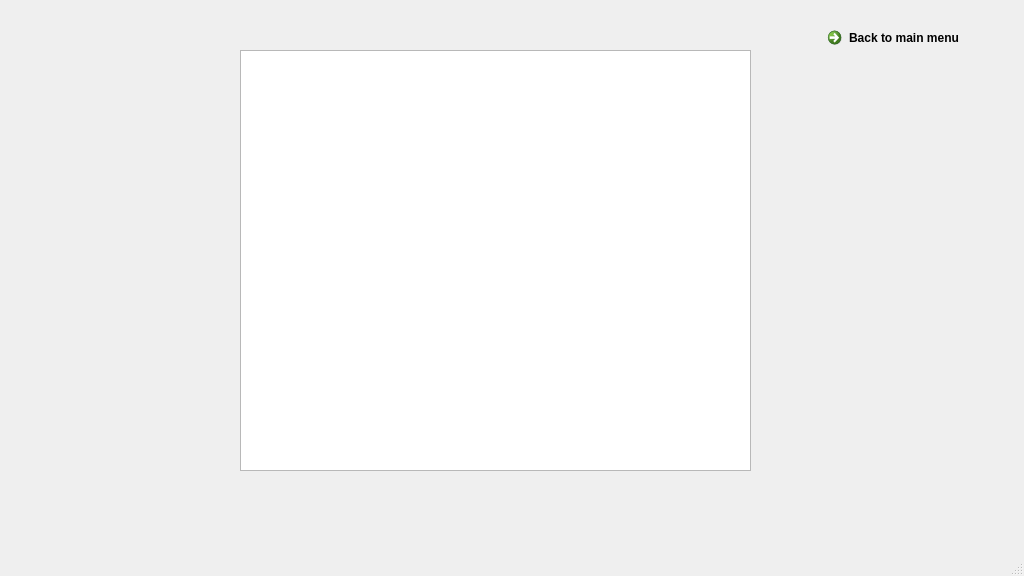
<?xml version="1.0" encoding="UTF-8"?>
<ui version="4.0">
 <class>MainWindow</class>
 <widget class="QMainWindow" name="MainWindow">
  <property name="geometry">
   <rect>
    <x>0</x>
    <y>0</y>
    <width>1024</width>
    <height>576</height>
   </rect>
  </property>
  <property name="windowTitle">
   <string>Antichess</string>
  </property>
  <property name="windowOpacity">
   <double>1.000000000000000</double>
  </property>
  <property name="styleSheet">
   <string notr="true"/>
  </property>
  <widget class="QWidget" name="centralwidget">
   <property name="styleSheet">
    <string notr="true"/>
   </property>
   <widget class="QStackedWidget" name="stackedWidget">
    <property name="geometry">
     <rect>
      <x>0</x>
      <y>0</y>
      <width>1024</width>
      <height>576</height>
     </rect>
    </property>
    <property name="styleSheet">
     <string notr="true"/>
    </property>
    <property name="currentIndex">
     <number>1</number>
    </property>
    <widget class="QWidget" name="StartPage">
     <widget class="QPushButton" name="startButton">
      <property name="geometry">
       <rect>
        <x>412</x>
        <y>300</y>
        <width>200</width>
        <height>65</height>
       </rect>
      </property>
      <property name="styleSheet">
       <string notr="true"/>
      </property>
      <property name="text">
       <string>START GAME</string>
      </property>
     </widget>
     <widget class="QLabel" name="label">
      <property name="geometry">
       <rect>
        <x>362</x>
        <y>110</y>
        <width>300</width>
        <height>181</height>
       </rect>
      </property>
      <property name="autoFillBackground">
       <bool>false</bool>
      </property>
      <property name="styleSheet">
       <string notr="true">font: 14pt &quot;Franklin Gothic Heavy&quot;;</string>
      </property>
      <property name="text">
       <string>ANTICHESS</string>
      </property>
      <property name="alignment">
       <set>Qt::AlignCenter</set>
      </property>
     </widget>
     <widget class="QPushButton" name="rulesButton">
      <property name="geometry">
       <rect>
        <x>412</x>
        <y>370</y>
        <width>200</width>
        <height>65</height>
       </rect>
      </property>
      <property name="text">
       <string>RULES</string>
      </property>
     </widget>
     <widget class="QPushButton" name="exitGame">
      <property name="geometry">
       <rect>
        <x>412</x>
        <y>440</y>
        <width>200</width>
        <height>65</height>
       </rect>
      </property>
      <property name="text">
       <string>EXIT GAME</string>
      </property>
     </widget>
     <widget class="QLabel" name="Start_image">
      <property name="geometry">
       <rect>
        <x>80</x>
        <y>100</y>
        <width>271</width>
        <height>371</height>
       </rect>
      </property>
      <property name="sizePolicy">
       <sizepolicy hsizetype="Ignored" vsizetype="Ignored">
        <horstretch>0</horstretch>
        <verstretch>0</verstretch>
       </sizepolicy>
      </property>
      <property name="minimumSize">
       <size>
        <width>211</width>
        <height>371</height>
       </size>
      </property>
      <property name="maximumSize">
       <size>
        <width>861</width>
        <height>371</height>
       </size>
      </property>
      <property name="text">
       <string/>
      </property>
     </widget>
    </widget>
    <widget class="QWidget" name="Game">
     <property name="enabled">
      <bool>true</bool>
     </property>
     <property name="autoFillBackground">
      <bool>false</bool>
     </property>
     <widget class="QLabel" name="label_2">
      <property name="geometry">
       <rect>
        <x>362</x>
        <y>160</y>
        <width>381</width>
        <height>141</height>
       </rect>
      </property>
      <property name="font">
       <font>
        <family>Arial</family>
        <pointsize>18</pointsize>
       </font>
      </property>
      <property name="text">
       <string>GAMEPLAY WINDOW</string>
      </property>
     </widget>
     <widget class="QCommandLinkButton" name="mainMenuButton">
      <property name="geometry">
       <rect>
        <x>820</x>
        <y>20</y>
        <width>183</width>
        <height>41</height>
       </rect>
      </property>
      <property name="text">
       <string>Back to main menu</string>
      </property>
     </widget>
     <widget class="QGraphicsView" name="chessBoard">
      <property name="geometry">
       <rect>
        <x>240</x>
        <y>50</y>
        <width>511</width>
        <height>421</height>
       </rect>
      </property>
     </widget>
    </widget>
   </widget>
  </widget>
  <widget class="QStatusBar" name="statusbar"/>
  <action name="action">
   <property name="text">
    <string>Rules</string>
   </property>
  </action>
  <action name="actionCreated_by_Elias_and_Logan">
   <property name="text">
    <string>Created by Elias and Logan</string>
   </property>
  </action>
 </widget>
 <resources/>
 <connections/>
</ui>
